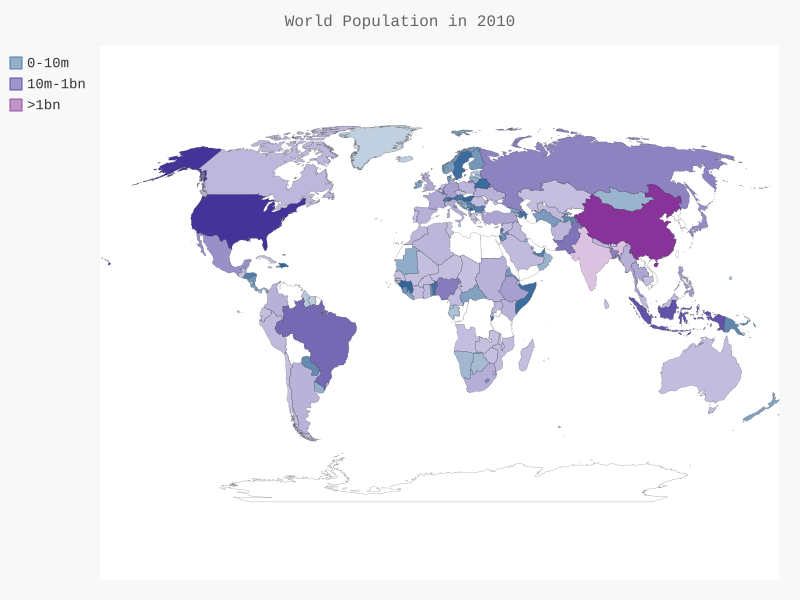

Python code for this plot:
import json

from pygal.style import RotateStyle as RS, LightColorizedStyle as LCS
from country_codes import get_country_code
from pygal_maps_world.maps import World

# Load data into a list.
filename = 'population_data.json'

wm_style = RS('#336699', base_style=LCS)
wm = World(style=wm_style)
wm.title = "World Population in 2010"
cc_pops1, cc_pops2, cc_pops3 = dict(), dict(), dict()

# Loading the json file
with open(filename) as f:
    pop_data = json.load(f)

#print the 2010 population for each country 
for pop_dict in pop_data:
    if pop_dict['Year'] == '2010':
        country_name = pop_dict['Country Name']
        population = int(float(pop_dict['Value']))
        code = get_country_code(country_name)
        if code:
            if population <= 10000000:
                cc_pops1[code] = population
            elif 10000000 < population <= 1000000000:
                cc_pops2[code] = population
            elif population > 1000000000:
                cc_pops3[code] = population
        else:
            print("ERROR - " + country_name)

wm.add('0-10m', cc_pops1)
wm.add('10m-1bn', cc_pops2)
wm.add('>1bn', cc_pops3)

wm.render_to_file('world_population.svg')
